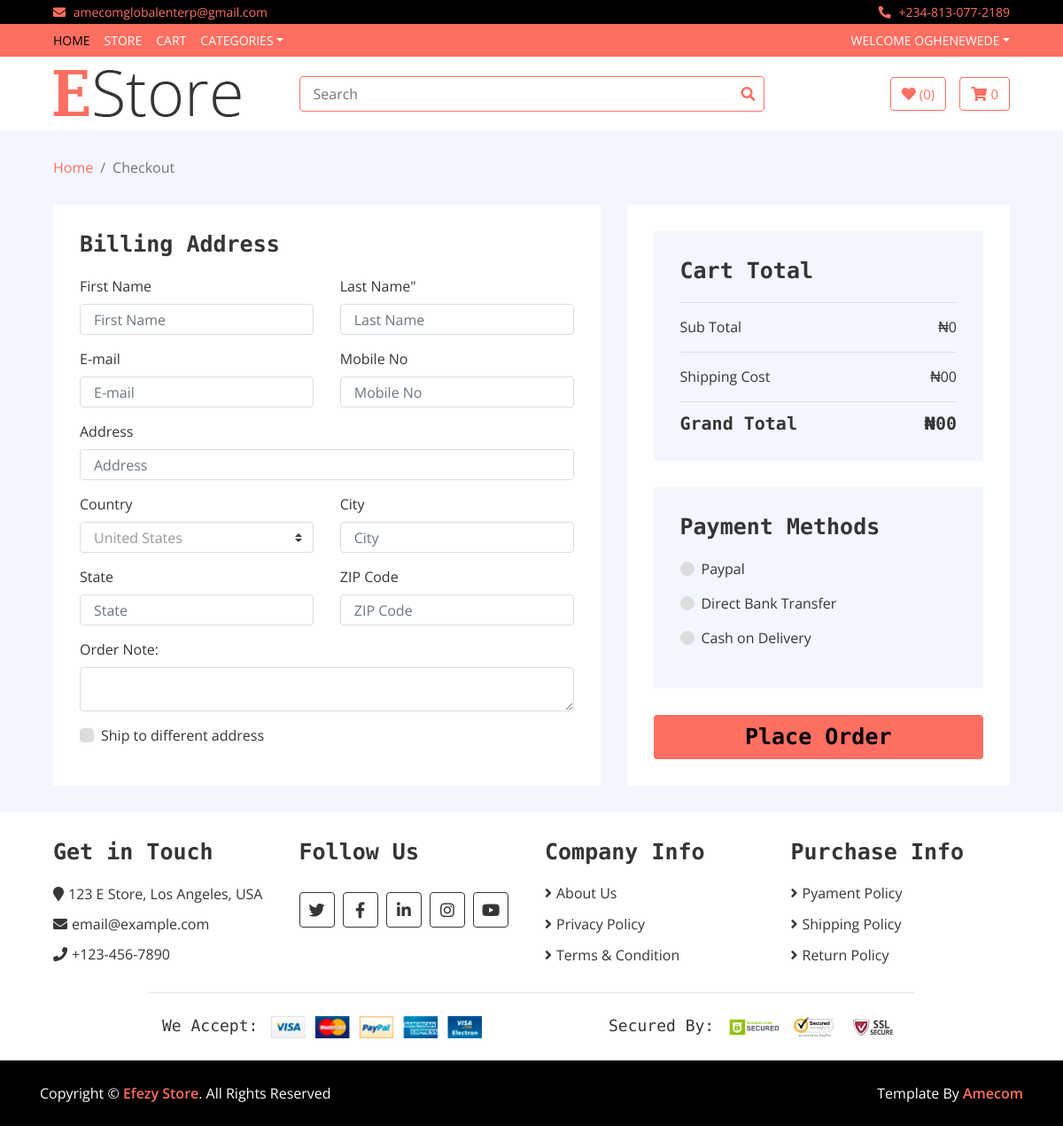
Page /carts/checkout/ (signed in) on the earlier database version.
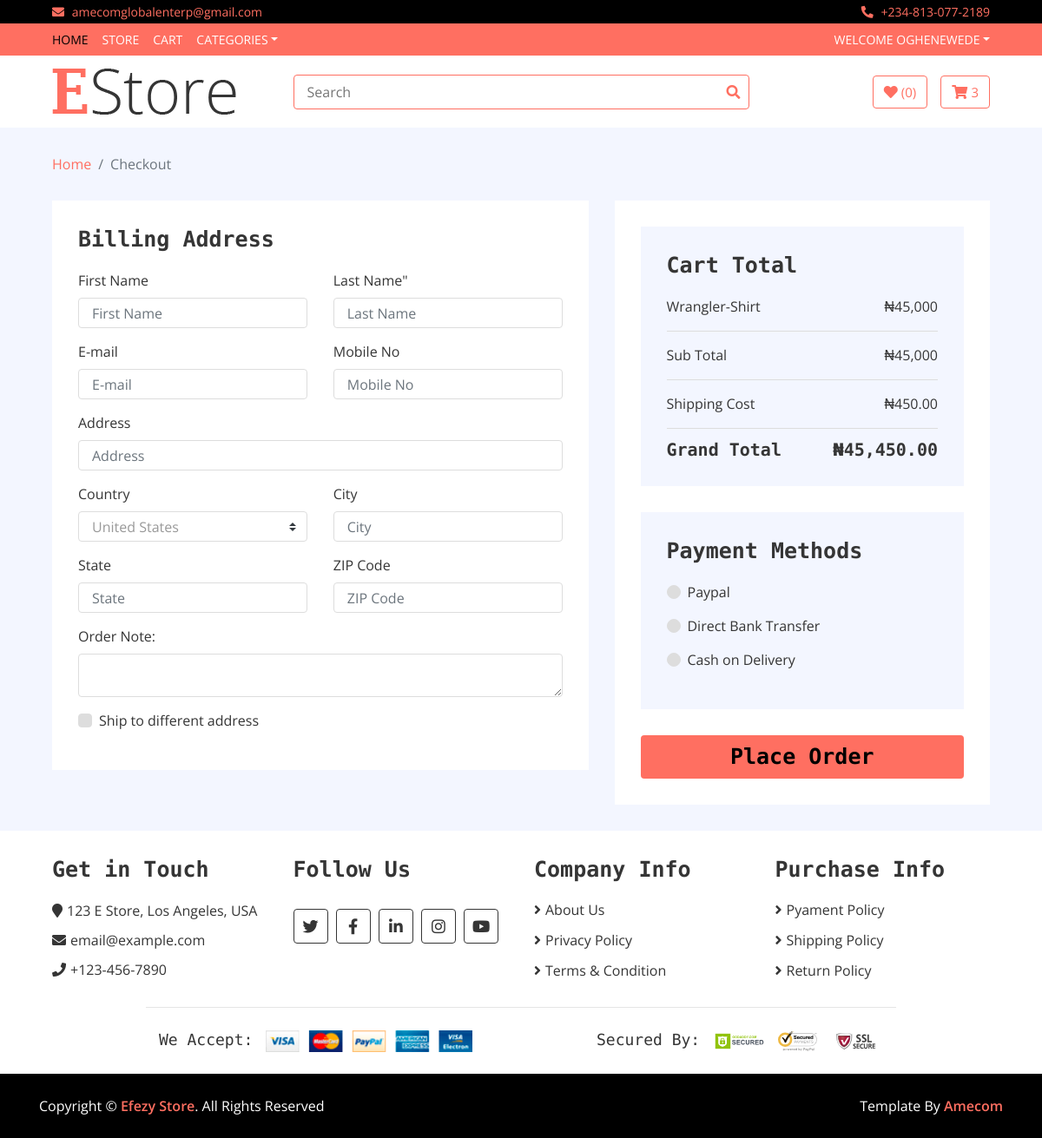
Same page on the later database version.
### carts/models.py (models this page shows, shortened)
class CartItem(models.Model):
    user = models.ForeignKey(Account, on_delete= models.CASCADE, null=True)
    product = models.ForeignKey(Product, on_delete=models.CASCADE)
    variations = models.ManyToManyField(Variation, blank=True)
    cart = models.ForeignKey(Cart, on_delete=models.CASCADE,null=True)
    quantity = models.IntegerField()
    is_active = models.BooleanField(default=True)
    def sub_total(self):
        return self.product.price * self.quantity

### store/models.py (models this page shows, shortened)
class Product(models.Model):
    product_name = models.CharField(max_length=200, unique=True)
    slug = models.SlugField(max_length=200, unique=True)
    description = models.TextField(max_length=500, blank=True)
    price = models.IntegerField()
    images = models.ImageField(upload_to='photos/productImage')
    stock = models.IntegerField()
    is_available = models.BooleanField(default=True)
    category = models.ForeignKey(Category, on_delete=models.CASCADE)
    created_date = models.DateTimeField(auto_now_add=True)
    modified_date = models.DateTimeField(auto_now=True)

### carts/views.py (the view)
# urls.py: path('checkout/', views.checkout, name='checkout'),
@login_required(login_url='login')
def checkout(request, total=0,quantity=0, cart_items=None):
    try:
        grand_total = 0
        shipping = 0
        if request.user.is_authenticated:
            cart_items = CartItem.objects.filter(user=request.user, is_active=True)
        else:
            cart = Cart.objects.get(cart_id=_cart_id(request))
            cart_items = CartItem.objects.filter(cart=cart, is_active=True)
        for cart_item in cart_items:
            total += (cart_item.product.price * cart_item.quantity)
            quantity += cart_item.quantity
            shipping = (1 * total)/100
            grand_total = total + shipping
    except ObjectDoesNotExist:
        pass
    context = {
        'total' : total,
        'quantity': quantity,
        'cart_items': cart_items,
        'shipping': shipping,
        'grand_total' : grand_total,
    }
    return render(request, 'store/check_out.html', context)

### carts/context_processors.py (called while the page is built)
def counter(request):
	cart_count = 0
	if 'admin' in request.path:
		return {}
	else:
		try:
			cart = Cart.objects.filter(cart_id = _cart_id(request))
			if request.user.is_authenticated:
				cart_items = CartItem.objects.all().filter(user=request.user)
			else:
				cart_items = CartItem.objects.all().filter(cart=cart[:1])
			for cart_item in cart_items:
				cart_count += cart_item.quantity
		except Cart.DoesNotExist:
			cart_count = 0
	return dict(cart_count=cart_count)

### carts/views.py (called while the page is built)
def _cart_id(request):
    cart = request.session.session_key
    if not cart:
        cart = request.session.create()
    return cart

### category/context_processors.py (called while the page is built)
def menu_link(request):
    links = Category.objects.all()
    return dict(links=links)

### category/models.py (called while the page is built)
    def get_url(self):
        return reverse('products_by_category', args = [self.slug])

### templates/store/check_out.html (shortened to what the changed rows need)
{% extends 'base.html' %}
{% load static %}
{% load humanize %}
{% block content %}
        <div class="checkout">
            <div class="container-fluid">
              <form class="" action="index.html" method="post">
                <div class="row">
                    <div class="col-lg-7">
                        <div class="checkout-inner">
                            <div class="billing-address">
                                <h2>Billing Address</h2>
                            </div>
                        </div>
                    </div>
                    <div class="col-lg-5">
                        <div class="checkout-inner">
                            <div class="checkout-summary">
                                <h1>Cart Total</h1>
                                {% for cart_item in cart_items %}
                                <div class="">
                                  <p>{{cart_item.product.product_name}}<span>₦{{cart_item.sub_total | intcomma}}</span></p>
                                </div>
                                {% endfor %}
                                <p class="sub-total">Sub Total<span>₦{{total | intcomma}}</span></p>
                                <p class="ship-cost">Shipping Cost<span>₦{{shipping | intcomma}}0</span></p>
                                <h2>Grand Total<span>₦{{grand_total | intcomma}}0</span></h2>
                            </div>
                            <div class="checkout-payment">
                                <div class="payment-methods">
                                    <h1>Payment Methods</h1>
                                </div>
                            </div>
                        </div>
                    </div>
                </div>
              </form>
            </div>
        </div>
{% endblock %}

### templates/includes/navbar.html (shortened to what this page needs)
{% load static %}
        <div class="nav">
            <div class="container-fluid">
                <nav class="navbar navbar-expand-md bg-dark navbar-dark">
                    <div class="collapse navbar-collapse justify-content-between" id="navbarCollapse">
                        <div class="navbar-nav mr-auto">
                            <a href="{% url 'home' %}" class="nav-item nav-link active">Home</a>
                            <a href="{% url 'store' %}" class="nav-item nav-link">Store</a>
                            <a href="{% url 'cart' %}" class="nav-item nav-link">Cart</a>
                            <div class="nav-item dropdown">
                                <a href="#" class="nav-link dropdown-toggle" data-toggle="dropdown">Categories</a>
                            </div>
                        </div>
                        <div class="navbar-nav ml-auto">
                            <div class="nav-item dropdown">
                                {% if user.id is None %}
                                <a href="#" class="nav-link dropdown-toggle" data-toggle="dropdown">User Account</a>
                                <div class="dropdown-menu">
                                    <a href="{% url 'login' %}" class="dropdown-item">Login</a>
                                    <a href="{% url 'register' %}" class="dropdown-item">Register</a>
                                </div>
                                {% else %}
                                <a href="#" class="nav-link dropdown-toggle" data-toggle="dropdown">Welcome {{user.first_name}}</a>
                                {% endif %}
                            </div>
                        </div>
                    </div>
                </nav>
            </div>
        </div>
        <div class="bottom-bar">
            <div class="container-fluid">
                <div class="row align-items-center">
                    <div class="col-md-3">
                        <div class="logo">
                            <a href="{% url 'home' %}">
                                <img src="{% static '/img/logo.png' %}" alt="Logo">
                            </a>
                        </div>
                    </div>
                    <div class="col-md-6">
                        <form action="{% url 'search' %}" method="GET">
                            <div class="search">
                                <input type="text" placeholder="Search" name="keyword">
                                <button><i class="fa fa-search"></i></button>
                            </div>
                        </form>
                    </div>
                    <div class="col-md-3">
                        <div class="user">
                            <a href="wishlist.html" class="btn wishlist">
                                <i class="fa fa-heart"></i>
                                <span>(0)</span>
                            </a>
                            <a href="{% url 'cart' %}" class="btn cart">
                                <i class="fa fa-shopping-cart"></i>
                                <span>{{cart_count}}</span>
                            </a>
                        </div>
                    </div>
                </div>
            </div>
        </div>

Differences in the rows shown:
added CartItem: product.product_name "Wrangler-Shirt", sub_total "45,000"
Other differences:
{{ cart_count }}: "0" → "3"
{{ total | intcomma }}: "0" → "45,000"
{{ shipping | intcomma }}: "0" → "450.0"
{{ grand_total | intcomma }}: "0" → "45,450.0"
